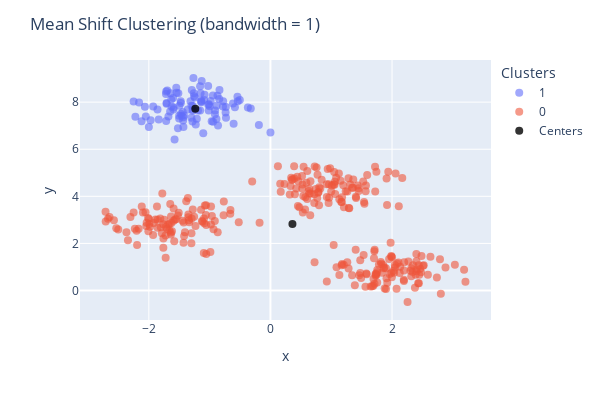

Notebook cell for this chart:
### Code cell
mean_shift4 = MeanShift().fit(X2)

cv_X2.plot_clusters(mean_shift4.labels_, mean_shift4.cluster_centers_,
                    title='Mean Shift Clustering (bandwidth = 1)')

### Figure 1 — Plotly figure (JSON) as saved in the notebook; plotly's stock layout.template omitted (floating-point values rounded to 4 significant figures; data arrays with more than 128 entries replaced by an {"elided": "..."} marker saying what was removed)
{"data": [{"hovertemplate": "color=1<br>x=%{x}<br>y=%{y}<extra></extra>", "legendgroup": "1", "marker": {"color": "#636efa", "opacity": 0.6, "size": 8, "symbol": "circle"}, "mode": "markers", "name": "1", "orientation": "v", "showlegend": true, "type": "scatter", "x": [0.0003444, -1.627, -0.9992, -1.837, -1.971, -0.7311, -1.299, -0.7374, -1.36, -1.461, -1.314, -0.5844, -0.7778, -1.015, -0.1899, -1.501, -1.576, -1.149, -1.502, -1.592, -0.5427, -0.3708, -1.436, -2.221, -1.26, -1.708, -0.8619, -1.09, -1.472, -0.3235, -1.715, -1.474, -1.928, -1.278, -1.475, -1.515, -0.9457, -1.228, -1.293, -1.266, -1.131, -0.5368, -2.16, -1.549, -1.282, -0.78, -1.024, -1.678, -1.707, -0.91, -1.157, -1.191, -1.498, -1.083, -2.25, -1.01, -1.136, -1.596, -1.156, -0.9663, -1.135, -1.442, -1.544, -1.105, -1.715, -1.521, -1.243, -1.697, -1.256, -0.8706, -1.421, -0.7338, -1.434, -0.6053, -1.276, -0.8883, -1.601, -0.8419, -1.999, -1.139, -0.8381, -1.857, -2.064, -0.6157, -0.8867, -1.631, -1.3, -0.9837, -1.718, -0.913, -2.119, -1.022, -1.65, -1.277, -0.5036, -1.211, -0.9423, -1.431, -2.049, -1.643], "xaxis": "x", "y": [6.713, 7.81, 7.822, 7.265, 7.23, 7.337, 7.845, 7.559, 7.684, 7.42, 8.038, 7.785, 8.038, 7.65, 7.03, 7.428, 6.418, 8.376, 7.31, 7.777, 8.228, 7.769, 7.222, 7.379, 8.375, 7.932, 7.005, 8.095, 7.511, 7.728, 7.204, 7.968, 7.815, 7.677, 8.037, 8.381, 8.283, 7.052, 8.519, 9.026, 8.902, 8.034, 7.987, 8.612, 7.176, 7.818, 8.684, 7.386, 7.962, 7.644, 8.671, 7.646, 7.846, 8.31, 8.024, 7.91, 8.0, 7.69, 7.643, 7.193, 8.06, 7.58, 8.398, 6.675, 8.457, 6.893, 8.195, 8.492, 8.246, 8.269, 7.438, 7.799, 7.363, 7.082, 7.835, 7.284, 8.175, 8.129, 6.947, 8.032, 8.515, 7.683, 7.802, 7.941, 7.848, 8.113, 7.341, 8.047, 8.344, 7.482, 7.184, 7.884, 7.603, 7.64, 8.096, 7.297, 7.165, 6.94, 7.392, 8.383], "yaxis": "y"}, {"hovertemplate": "color=0<br>x=%{x}<br>y=%{y}<extra></extra>", "legendgroup": "0", "marker": {"color": "#EF553B", "opacity": 0.6, "size": 8, "symbol": "circle"}, "mode": "markers", "name": "0", "orientation": "v", "showlegend": true, "type": "scatter", "x": {"elided": "300 float values"}, "xaxis": "x", "y": {"elided": "300 float values"}, "yaxis": "y"}, {"marker": {"color": "black", "opacity": 0.8, "size": 8}, "mode": "markers", "name": "Centers", "type": "scatter", "x": [0.3619, -1.236], "y": [2.824, 7.72]}], "layout": {"coloraxis": {"showscale": false}, "height": 400, "legend": {"title": {"text": "Clusters"}, "tracegroupgap": 0}, "margin": {"t": 60}, "showlegend": true, "title": {"text": "Mean Shift Clustering (bandwidth = 1)"}, "width": 600, "xaxis": {"anchor": "y", "domain": [0, 1], "title": {"text": "x"}}, "yaxis": {"anchor": "x", "domain": [0, 1], "title": {"text": "y"}}}}
